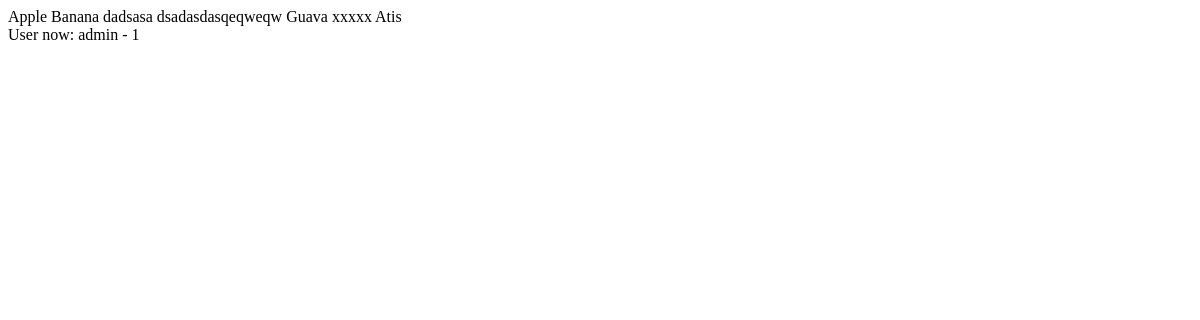
The app's page /real-time/ (signed in), older data.
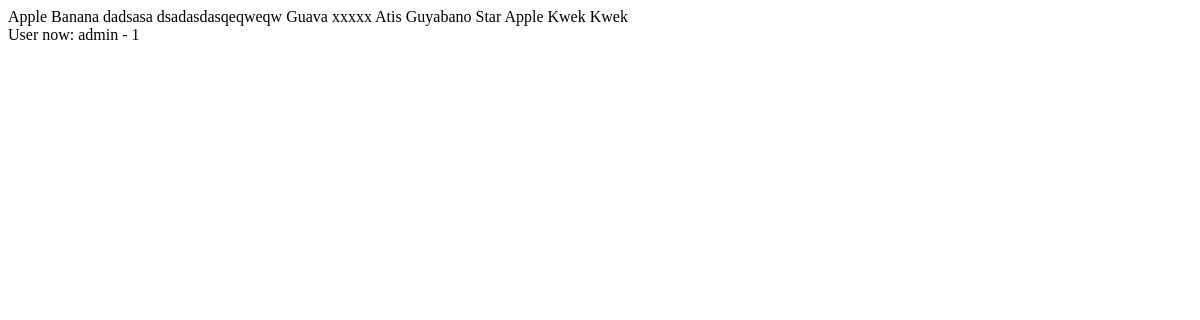
The same page, newer data.
### real_time/models.py (models this page shows, shortened)
class Section(models.Model):
	name = models.CharField(max_length=255)
	def __str__(self):
		return self.name

### real_time/views.py (the view)
@login_required
def index(request):
	users = User.objects.exclude(id=request.user.id)
	sections = Section.objects.filter()
	template = "real_time/index.html"
	context_dict = RequestContext(request,{'sections': sections, 'users':users})
	return render_to_response(template, context_dict)

### templates/real_time/index.html (shortened to what this page needs)
{% load drealtimetags %}
<!DOCTYPE html>
<html>
<head>
</head>
<body>
	{% for x in sections %}
		{{ x }}
	{% endfor %}
	<br />User now: {{ request.user }} - {{ request.user.id }}
</body>
</html>

Row changes from the older to the newer data that the page shows:
added Section: name "Guyabano"
added Section: name "Star Apple"
added Section: name "Kwek Kwek"
